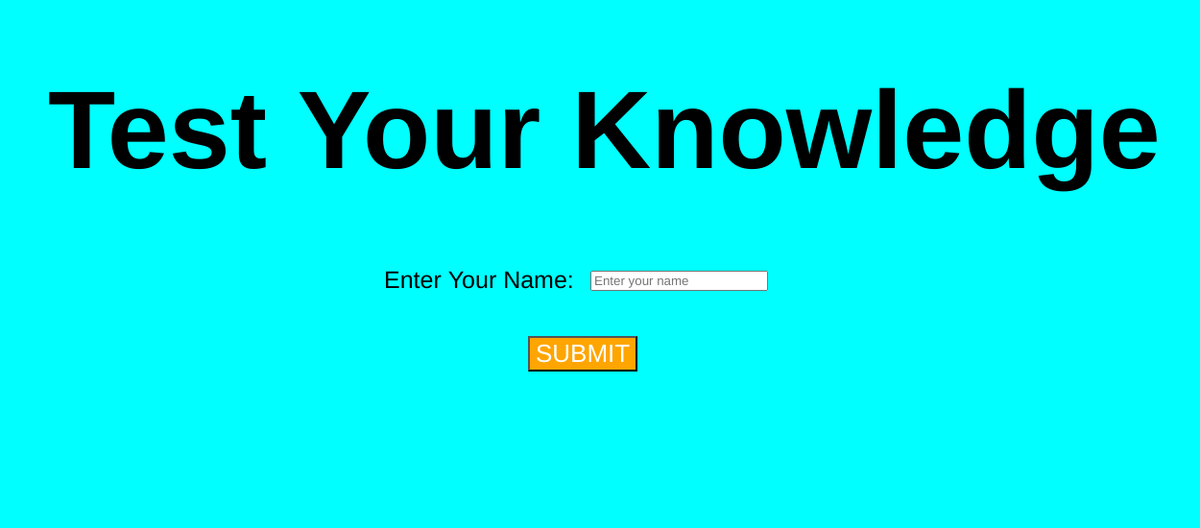
Frame 1 (no input)
Frame 60 (no input): identical to frame 1, image omitted
Frame 120 (the mouse pressed at the canvas centre since frame 60): identical to frame 1, image omitted

The p5.js sketch that drew this single still picture (run headless with seeded random() and noise() and a simulated clock; from frame 60 on, the mouse is pressed at the canvas centre):

// p5.js sketch
// ── sketch.js
function setup(){
  createCanvas(1250,550)

  login = createInput("").attribute("placeholder", "Enter your name");
  login.style('color', 'black')
  login.position(615, 282, 20, 20)

  button = createButton("SUBMIT")
  button.style('background-color', 'orange')
  button.style('font-size', '26px')
  button.style('color', 'white')
  button.position(550, 350, 40, 40)

}

function draw () {
  background("cyan")
  
  push()
  textSize(115)
  fill("black")
  textStyle(BOLD)
  text("Test Your Knowledge", 50, 175)
  pop()
  
  fill("black")
  textSize(25)
  text("Enter Your Name: ", 400, 300)

  button.mousePressed(()=>{
    name1 = login.value()
    if(name1 === ""){
      text("TYPE YOUR NAME!", 800,400)
      return false
    }

    else{
      login.mouseClicked(logic)
    }
  })
  
}

function logic(){
  background("cyan")
  login.hide()
  button.hide()
  user = login.value()
  greeting = createElement("h1")
  greeting.html("Hello " + user + "!")
  greeting.position(625, 275)
}
